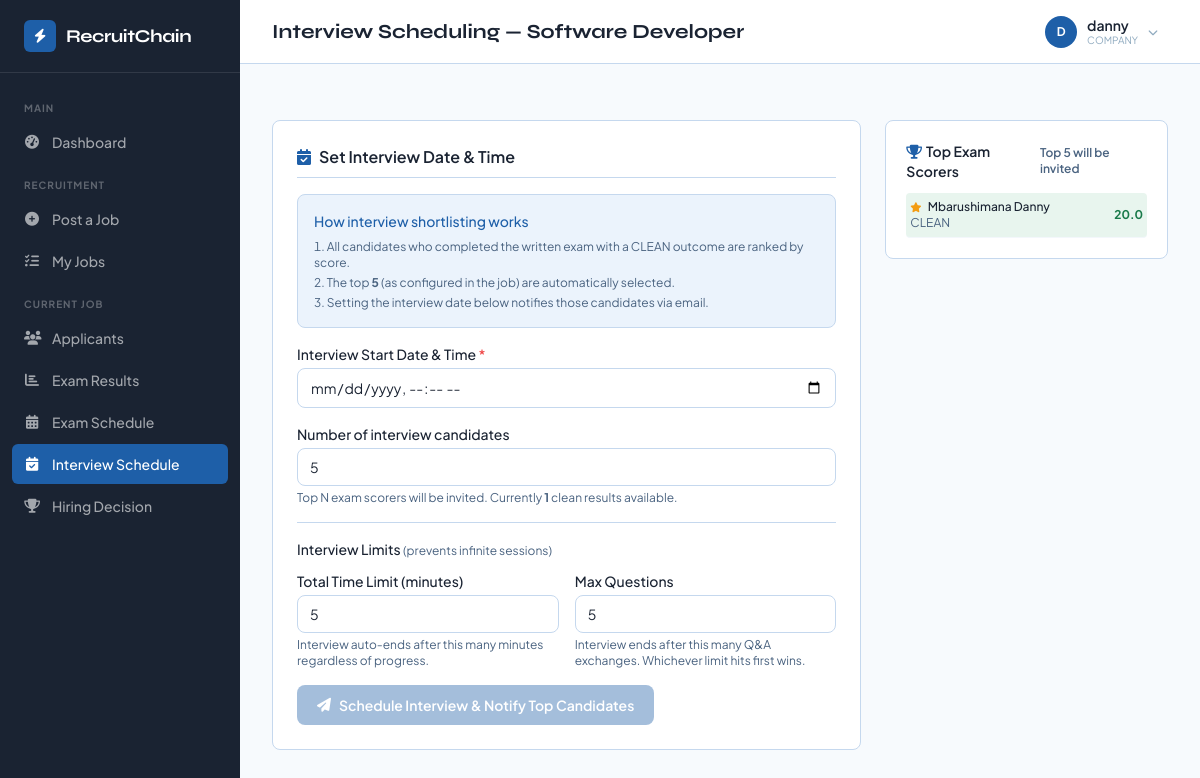
/interview-schedule.php?job=7 (signed in), run on the app's committed database.
### tables this page shows
CREATE TABLE `jobs` (
  `id` int(10) UNSIGNED NOT NULL,
  `company_id` int(10) UNSIGNED NOT NULL,
  `title` varchar(255) NOT NULL,
  `department` varchar(100) DEFAULT NULL,
  `description` longtext NOT NULL,
  `responsibilities` longtext DEFAULT NULL CHECK (json_valid(`responsibilities`)),
  `required_skills` longtext DEFAULT NULL CHECK (json_valid(`required_skills`)),
  `required_education` varchar(100) DEFAULT NULL,
  `required_certs` longtext DEFAULT NULL CHECK (json_valid(`required_certs`)),
  `min_experience` int(11) DEFAULT 0,
  `positions_count` int(11) DEFAULT 1,
  `deadline` datetime NOT NULL,
  `salary_min` decimal(10,2) DEFAULT NULL,
  `salary_max` decimal(10,2) DEFAULT NULL,
  `job_type` enum('REMOTE','ONSITE','HYBRID') DEFAULT 'ONSITE',
  `employment_type` enum('FULL_TIME','PART_TIME','CONTRACT') DEFAULT 'FULL_TIME',
  `location` varchar(255) DEFAULT NULL,
  `job_hash` char(64) DEFAULT NULL,
  `icp_confirmed` tinyint(1) DEFAULT 0,
  `marks_published` tinyint(1) DEFAULT 0,
  `status` enum('ACTIVE','SCREENING','EXAMINING','INTERVIEWING','COMPLETED') DEFAULT 'ACTIVE',
  `created_at` timestamp NULL DEFAULT current_timestamp(),
  `updated_at` timestamp NULL DEFAULT current_timestamp() ON UPDATE current_timestamp(),
  `eligible_educations` longtext DEFAULT NULL CHECK (json_valid(`eligible_educations`)),
  `exam_num_questions` int(10) UNSIGNED DEFAULT 10,
  `exam_time_limit_min` int(10) UNSIGNED DEFAULT 60,
  `exam_open_ended` int(10) UNSIGNED DEFAULT 3,
  `exam_closed_ended` int(10) UNSIGNED DEFAULT 7,
  `exam_sample_doc_path` varchar(500) DEFAULT NULL,
  `exam_start_at` datetime DEFAULT NULL,
  `exam_end_at` datetime DEFAULT NULL,
  `interview_shortlist_n` int(10) UNSIGNED DEFAULT 5,
  `interview_start_at` datetime DEFAULT NULL,
  `interview_time_limit_min` int(10) UNSIGNED DEFAULT 5,
  `interview_max_questions` int(10) UNSIGNED DEFAULT 5,
  `interview_end_at` datetime DEFAULT NULL
);

CREATE TABLE `applications` (
  `id` int(10) UNSIGNED NOT NULL,
  `job_id` int(10) UNSIGNED NOT NULL,
  `user_id` int(10) UNSIGNED NOT NULL,
  `cv_hash_snap` char(64) DEFAULT NULL,
  `icp_confirmed` tinyint(1) DEFAULT 0,
  `status` enum('APPLIED','SCREENED','EXAM_INVITED','EXAM_DONE','INTERVIEW_INVITED','INTERVIEW_DONE','SELECTED','REJECTED') DEFAULT 'APPLIED',
  `applied_at` timestamp NULL DEFAULT current_timestamp(),
  `updated_at` timestamp NULL DEFAULT current_timestamp() ON UPDATE current_timestamp()
);

CREATE TABLE `exam_sessions` (
  `id` int(10) UNSIGNED NOT NULL,
  `exam_id` int(10) UNSIGNED NOT NULL,
  `user_id` int(10) UNSIGNED NOT NULL,
  `started_at` datetime DEFAULT NULL,
  `submitted_at` datetime DEFAULT NULL,
  `total_score` decimal(5,2) DEFAULT NULL,
  `cheat_score` int(11) DEFAULT 0,
  `outcome` enum('IN_PROGRESS','CLEAN','FLAGGED','TERMINATED') DEFAULT 'IN_PROGRESS',
  `anti_cheat_log` longtext DEFAULT NULL CHECK (json_valid(`anti_cheat_log`)),
  `anti_cheat_hash` char(64) DEFAULT NULL,
  `icp_confirmed` tinyint(1) DEFAULT 0,
  `admin_override` tinyint(1) DEFAULT 0,
  `override_reason` text DEFAULT NULL,
  `created_at` timestamp NULL DEFAULT current_timestamp(),
  `updated_at` timestamp NULL DEFAULT current_timestamp() ON UPDATE current_timestamp(),
  `warning_count` tinyint(3) UNSIGNED DEFAULT 0,
  `violation_log` longtext DEFAULT NULL CHECK (json_valid(`violation_log`)),
  `word_counts` longtext DEFAULT NULL CHECK (json_valid(`word_counts`)),
  `time_per_question` longtext DEFAULT NULL CHECK (json_valid(`time_per_question`)),
  `answer_analytics` longtext DEFAULT NULL CHECK (json_valid(`answer_analytics`)),
  `is_suspicious` tinyint(1) DEFAULT 0,
  `termination_reason` varchar(255) DEFAULT NULL,
  `tamper_flag` tinyint(1) NOT NULL DEFAULT 0,
  `tamper_detected_at` datetime DEFAULT NULL,
  `verify_code` char(16) DEFAULT NULL
);

CREATE TABLE `users` (
  `id` int(10) UNSIGNED NOT NULL,
  `email` varchar(255) NOT NULL,
  `password` varchar(255) NOT NULL,
  `role` enum('SEEKER','COMPANY','ADMIN') NOT NULL,
  `full_name` varchar(255) NOT NULL,
  `phone` varchar(50) DEFAULT NULL,
  `country` varchar(100) DEFAULT NULL,
  `date_of_birth` date DEFAULT NULL,
  `face_descriptor` longtext DEFAULT NULL CHECK (json_valid(`face_descriptor`)),
  `face_verified` tinyint(1) DEFAULT 0,
  `face_image_path` varchar(500) DEFAULT NULL,
  `cv_path` varchar(500) DEFAULT NULL,
  `cv_hash` char(64) DEFAULT NULL,
  `identity_hash` char(64) DEFAULT NULL,
  `icp_confirmed` tinyint(1) DEFAULT 0,
  `is_suspended` tinyint(1) DEFAULT 0,
  `suspended_reason` text DEFAULT NULL,
  `login_attempts` int(11) DEFAULT 0,
  `locked_until` datetime DEFAULT NULL,
  `created_at` timestamp NULL DEFAULT current_timestamp(),
  `updated_at` timestamp NULL DEFAULT current_timestamp() ON UPDATE current_timestamp(),
  `national_id` varchar(50) DEFAULT NULL,
  `father_name` varchar(255) DEFAULT NULL,
  `mother_name` varchar(255) DEFAULT NULL,
  `gender` enum('Male','Female','Other') DEFAULT NULL,
  `place_of_birth` varchar(255) DEFAULT NULL,
  `residence_district` varchar(100) DEFAULT NULL,
  `residence_sector` varchar(100) DEFAULT NULL,
  `residence_cell` varchar(100) DEFAULT NULL,
  `residence_village` varchar(100) DEFAULT NULL,
  `profile_complete` tinyint(1) DEFAULT 0
);

### includes/db.php (called while the page is built, shortened)
<?php
function pdo(): PDO {
    static $pdo = null;
    if ($pdo === null) {
        $c = config();
        $pdo = new PDO(
            "mysql:host={$c['DB_HOST']};port={$c['DB_PORT']};dbname={$c['DB_NAME']};charset=utf8mb4",
            $c['DB_USER'],
            $c['DB_PASS'],
            [
                PDO::ATTR_ERRMODE            => PDO::ERRMODE_EXCEPTION,
                PDO::ATTR_DEFAULT_FETCH_MODE => PDO::FETCH_ASSOC,
                PDO::ATTR_EMULATE_PREPARES   => false,
            ]
        );
    }
    return $pdo;
}

### interview-schedule.php (the view, shortened to what this page needs)
<?php
require 'includes/db.php';
$jobId = (int)($_GET['job'] ?? 0);
$comp  = pdo()->prepare("SELECT c.id FROM companies c WHERE c.user_id=?");
$comp->execute([current_user_id()]);
$company = $comp->fetch();
$job = pdo()->prepare("SELECT * FROM jobs WHERE id=? AND company_id=?");
$job->execute([$jobId, $company['id'] ?? 0]);
$job = $job->fetch();
$interviewN = (int)($job['interview_shortlist_n'] ?? 5);
$examScorers = pdo()->prepare("
    SELECT u.full_name, u.email, es.total_score, es.outcome, a.status, a.user_id
    FROM applications a
    JOIN users u ON a.user_id=u.id
    JOIN exams e ON e.job_id=a.job_id
    JOIN exam_sessions es ON es.exam_id=e.id AND es.user_id=a.user_id
    WHERE a.job_id=?
    ORDER BY es.total_score DESC
");
$examScorers->execute([$jobId]);
$allScorers  = $examScorers->fetchAll();
$cleanScorers = array_filter($allScorers, fn($s) => $s['outcome'] === 'CLEAN');
function escj(mixed $v): string { return htmlspecialchars((string)($v ?? ''), ENT_QUOTES); }
?>
<!DOCTYPE html>
<html lang="en">
<head>
  <link rel="stylesheet" href="https://cdnjs.cloudflare.com/ajax/libs/font-awesome/6.5.0/css/all.min.css">
  <script src="https://cdn.tailwindcss.com"></script>
</head>
<body class="bg-[#F7FAFD] text-[#1A2332]">
<?php $pageTitle = 'Interview Scheduling — ' . escj($job['title']); include 'includes/nav.php'; ?>
<div class="ml-[240px] min-h-screen">
<?php include 'includes/topbar.php'; ?>
<main class="p-8 max-w-[1200px] space-y-6" x-data="interviewScheduleApp()">
    <div class="grid grid-cols-1 lg:grid-cols-3 gap-6">
        <div class="lg:col-span-2 space-y-5">
            <div class="bg-white border border-[#C5D8EE] rounded-lg p-6 space-y-4">
                <h2 class="font-semibold text-base border-b border-[#C5D8EE] pb-2 mb-3 flex items-center gap-2">
                    <i class="fas fa-calendar-check text-[#1E5FA8]"></i>Set Interview Date &amp; Time
                </h2>
                <div class="bg-[#EBF3FC] border border-[#C5D8EE] rounded-lg p-4 text-sm">
                    <p class="font-medium text-[#1E5FA8] mb-2">How interview shortlisting works</p>
                    <ol class="list-decimal list-inside space-y-1 text-[#4A6380] text-xs">
                        <li>All candidates who completed the written exam with a CLEAN outcome are ranked by score.</li>
                        <li>The top <strong><?= $interviewN ?></strong> (as configured in the job) are automatically selected.</li>
                        <li>Setting the interview date below notifies those candidates via email.</li>
                    </ol>
                </div>
                <div>
                    <label class="block text-sm font-medium mb-1">Interview Start Date &amp; Time <span class="text-red-500">*</span></label>
                    <input type="datetime-local" x-model="startAt"
                           class="w-full border border-[#C5D8EE] rounded-lg px-3 py-2 text-sm focus:outline-none focus:border-[#1E5FA8]"
                           value="<?= $job['interview_start_at'] ? date('Y-m-d\TH:i', strtotime($job['interview_start_at'])) : '' ?>">
                </div>
                <div>
                    <label class="block text-sm font-medium mb-1">Number of interview candidates</label>
                    <input type="number" x-model.number="topN" min="1"
                           value="<?= $interviewN ?>"
                           class="w-full border border-[#C5D8EE] rounded-lg px-3 py-2 text-sm focus:outline-none focus:border-[#1E5FA8]">
                    <p class="text-xs text-[#4A6380] mt-1">Top N exam scorers will be invited. Currently <strong><?= count($cleanScorers) ?></strong> clean results available.</p>
                </div>
                <div class="border-t border-[#C5D8EE] pt-4">
                    <p class="text-sm font-medium mb-3">Interview Limits <span class="text-xs text-[#4A6380] font-normal">(prevents infinite sessions)</span></p>
                    <div class="grid grid-cols-1 sm:grid-cols-2 gap-4">
                        <div>
                            <label class="block text-sm font-medium mb-1">Total Time Limit (minutes)</label>
                            <input type="number" x-model.number="timeLimitMin" min="5" max="180"
                                   class="w-full border border-[#C5D8EE] rounded-lg px-3 py-2 text-sm focus:outline-none focus:border-[#1E5FA8]">
                            <p class="text-xs text-[#4A6380] mt-1">Interview auto-ends after this many minutes regardless of progress.</p>
                        </div>
                        <div>
                            <label class="block text-sm font-medium mb-1">Max Questions</label>
                            <input type="number" x-model.number="maxQuestions" min="1" max="30"
                                   class="w-full border border-[#C5D8EE] rounded-lg px-3 py-2 text-sm focus:outline-none focus:border-[#1E5FA8]">
                            <p class="text-xs text-[#4A6380] mt-1">Interview ends after this many Q&amp;A exchanges. Whichever limit hits first wins.</p>
                        </div>
                    </div>
                </div>
                <button @click="setSchedule()" :disabled="saving || !startAt"
                        class="bg-[#1E5FA8] text-white px-5 py-2.5 rounded-lg text-sm font-semibold hover:bg-[#154680] disabled:opacity-40 transition-colors flex items-center gap-2">
                    <i class="fas fa-paper-plane"></i>
                    <span x-text="saving ? 'Saving & Notifying…' : 'Schedule Interview &amp; Notify Top Candidates'"></span>
                </button>
            </div>
        </div>
        <div class="lg:col-span-1">
            <div class="bg-white border border-[#C5D8EE] rounded-lg p-5">
                <h3 class="font-semibold text-sm mb-3 flex items-center justify-between">
                    <span><i class="fas fa-trophy mr-1 text-[#1E5FA8]"></i>Top Exam Scorers</span>
                    <span class="text-xs text-[#4A6380]">Top <?= $interviewN ?> will be invited</span>
                </h3>
                <?php if (empty($allScorers)): ?>
                <p class="text-xs text-[#4A6380]">No exam results yet. Candidates must complete the written exam first.</p>
                <?php else: ?>
                <div class="space-y-2">
                    <?php foreach ($allScorers as $i => $s): ?>
                    <div class="flex items-center justify-between text-xs py-1.5 border-b border-[#F3F7FB]
                        <?= $i < $interviewN && $s['outcome']==='CLEAN' ? 'bg-[#E8F5EE] rounded px-1' : '' ?>">
                        <div>
                            <p class="font-medium text-[#1A2332]">
                                <?= $i < $interviewN && $s['outcome']==='CLEAN' ? '<i class="fas fa-star text-[#F39C12] mr-1 text-[10px]"></i>' : '' ?>
                                <?= escj($s['full_name']) ?>
                            </p>
                            <p class="text-[#4A6380]"><?= $s['outcome'] ?></p>
                        </div>
                        <p class="font-bold <?= $s['outcome']==='CLEAN' ? 'text-[#1A7A4A]' : 'text-[#C0392B]' ?>">
                            <?= $s['total_score'] ? number_format((float)$s['total_score'], 1) : '—' ?>
                        </p>
                    </div>
                    <?php endforeach; ?>
                </div>
                <?php endif; ?>
            </div>
        </div>
    </div>
</main>
</div>
</body>
</html>

### includes/topbar.php (shortened to what this page needs)
<?php
$pageTitle     ??= 'RecruitChain';
$tbName    = $_SESSION['full_name'] ?? ($_SESSION['name'] ?? '');
$tbRole    = $_SESSION['role'] ?? '';
$tbInitial = strtoupper(substr($tbName ?: 'U', 0, 1));
?>
<header x-data
        class="sticky top-0 z-30 h-16 bg-white border-b border-[#C5D8EE] flex items-center px-4 md:px-8 gap-3 md:gap-4">
  <div class="flex-1 min-w-0">
    <h1 class="font-display font-bold text-[#1A2332] text-xl truncate"><?= htmlspecialchars($pageTitle) ?></h1>
  </div>
  <div class="flex items-center gap-3">
    <div class="relative" x-data="{ open: false }" @click.outside="open = false">
      <button @click="open = !open"
              class="flex items-center gap-2.5 px-2.5 py-1.5 rounded-[8px] hover:bg-[#EEF3F8] transition-colors focus:outline-none focus:ring-2 focus:ring-[#1E5FA8]/20">
        <div class="w-8 h-8 rounded-full bg-[#1E5FA8] flex items-center justify-center flex-shrink-0">
          <span class="text-xs font-bold text-white"><?= htmlspecialchars($tbInitial) ?></span>
        </div>
        <div class="hidden sm:block text-left min-w-0">
          <p class="text-sm font-semibold text-[#1A2332] truncate max-w-[120px] leading-tight"><?= htmlspecialchars($tbName) ?></p>
          <p class="text-[10px] text-[#8FAABF] leading-tight"><?= htmlspecialchars($tbRole) ?></p>
        </div>
        <i class="fa-solid fa-chevron-down text-[10px] text-[#8FAABF] transition-transform duration-150"
           :class="open ? 'rotate-180' : ''"></i>
      </button>
    </div>
  </div>
</header>

### interview-schedule.php (style rules this page uses)
body { font-family:'Plus Jakarta Sans',sans-serif }

### data on the page
jobs: title "Interview Scheduling — Software Developer", interview_shortlist_n "5"
applications: exam_sessions.outcome "1", user.full_name "Mbarushimana Danny", exam_sessions.outcome "CLEAN", exam_sessions.total_score "20.0"

### other printed values
$label "MAIN RECRUITMENT CURRENT JOB"
$label "Dashboard Post a Job My Jobs Applicants Exam Results Exam Schedule Interview Schedule Hiring Decision"
$tbInitial "D"
$tbName "danny"
$tbRole "COMPANY"
